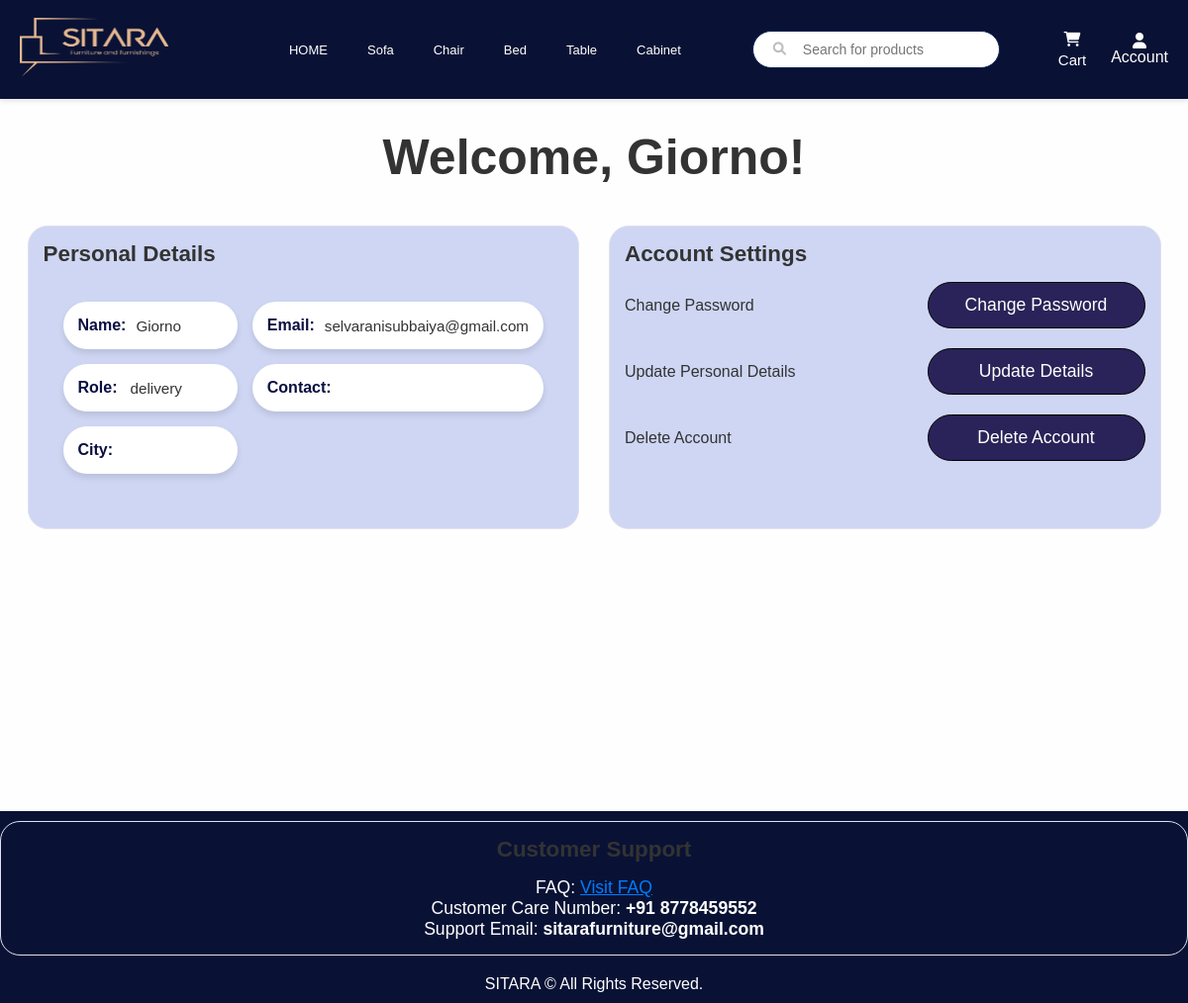
The app's page /auth/profile/11 (signed in), older data.
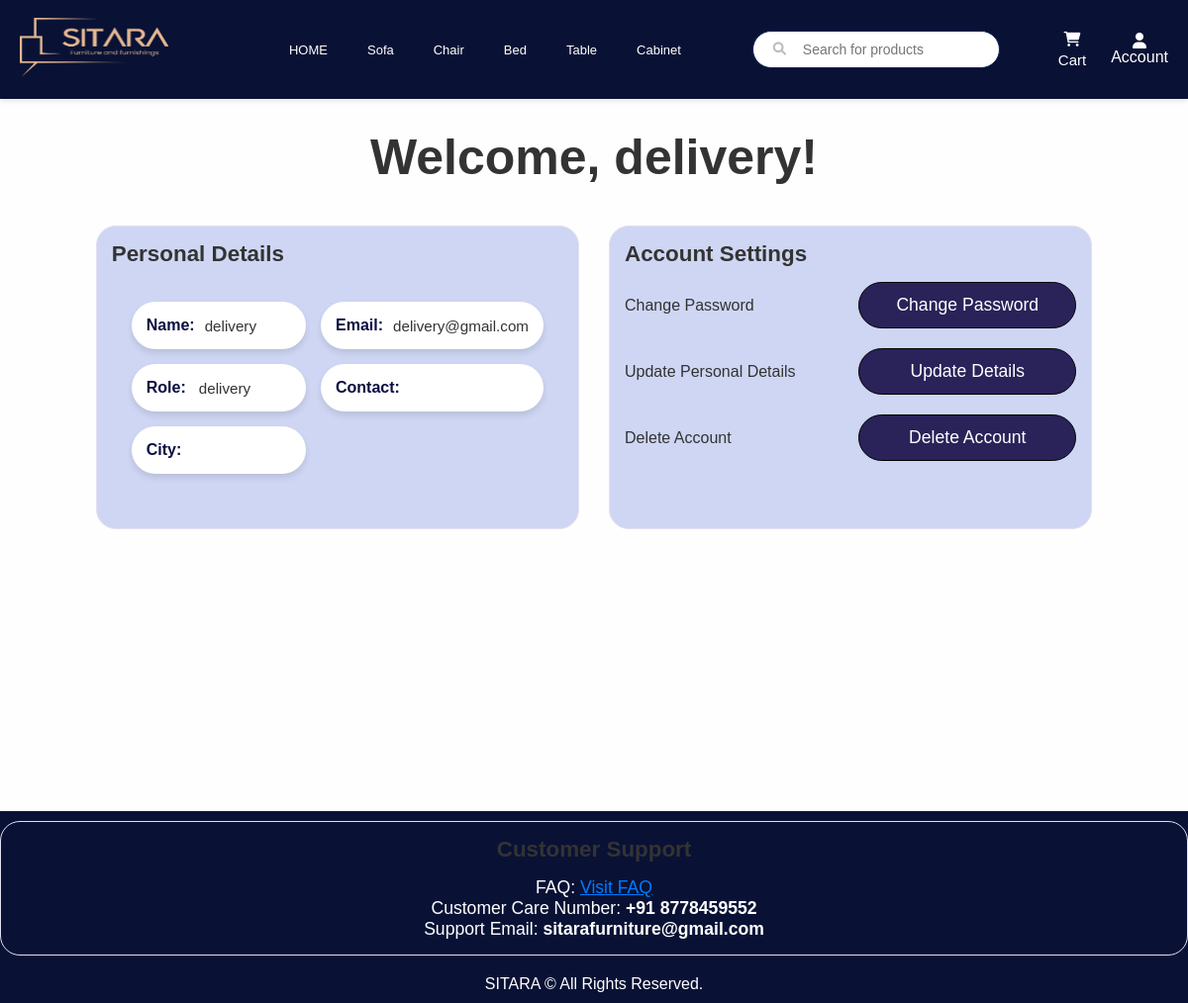
The same page, newer data.
### app/models.py (models this page shows, shortened)
class User(UserMixin, db.Model):
    id = db.Column(db.Integer, primary_key=True)
    username = db.Column(db.String(50), nullable=False)
    email = db.Column(db.String(100), unique=True, nullable=False)
    password = db.Column(db.String(255), nullable=False)
    role = db.Column(db.String(20), nullable=False)
    reset_token = db.Column(db.String(128), nullable=True)

### app/auth.py (the view)
@auth.route('/profile/<int:id>')
@login_required
def profile(id):
    user = db.session.get(User, id)
    if not user:
        abort(404)
    if current_user.id != id and current_user.role != 'admin':
        abort(403)
    return render_template('profile.html', user=user)

### app/templates/profile.html (shortened to what this page needs)
<!DOCTYPE html>
<html lang="en">
  <head>
  </head>
  <body>
    {% extends "home.html" %} {% block title %}Admin Dashboard{% endblock %} {%
    block content %}
    <div class="container">
      <h2 style="text-align: center; font-size: 50px; font-weight: bold; color: #333; margin-top: 20px;margin-bottom: 40px;">
        Welcome, {{ user.username }}!
    </h2>
      <div class="profile-sections">
        <section id="personal-details">
          <h2>Personal Details</h2>
          <ul class="info">
            <li>
              <span class="label">Name:</span>
              <span class="value">{{ user.username }}</span>
            </li>
            <li>
              <span class="label">Email:</span>
              <span class="value">{{ user.email }}</span>
            </li>
            <li>
              <span class="label">Role:</span>
              <span class="value">{{ user.role }}</span>
            </li>
            <li>
              <span class="label">Contact:</span>
            </li>
            <li>
              <span class="label">City:</span>
            </li>
          </ul>
        </section>
        <section id="account-settings">
          <h2>Account Settings</h2>
          <div>
            <span>Change Password</span>
            <form
              action="{{ url_for('auth.change_password', id=user.id) }}"
              method="get"
              style="display: inline"
            >
              <button class="change-password-btn">Change Password</button>
            </form>
          </div>
          <div>
            <span>Update Personal Details</span>
            <form
              action="{{ url_for('auth.update_details', id=user.id) }}"
              method="get"
              style="display: inline"
            >
              <button type="submit" class="btn btn-primary">
                Update Details
              </button>
            </form>
          </div>
          <div>
            <span>Delete Account</span>
            <a href="{{ url_for('auth.confirm_delete', id=user.id) }}">
              <button class="delete-account-btn">Delete Account</button>
            </a>
          </div>
        </section>
      </div>
    </div>
    {% endblock %}

Row changes from the older to the newer data that the page shows:
changed User "delivery": username "Giorno" → "delivery"; email "selvaranisubbaiya@gmail.com" → "delivery@gmail.com"
